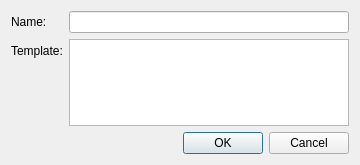
<?xml version="1.0" encoding="UTF-8"?>
<ui version="4.0">
 <class>pqRemoteCommandTemplateDialogForm</class>
 <widget class="QDialog" name="pqRemoteCommandTemplateDialogForm">
  <property name="geometry">
   <rect>
    <x>0</x>
    <y>0</y>
    <width>360</width>
    <height>165</height>
   </rect>
  </property>
  <property name="windowTitle">
   <string>Remote Command</string>
  </property>
  <layout class="QFormLayout" name="formLayout">
   <item row="0" column="0">
    <widget class="QLabel" name="label">
     <property name="text">
      <string>Name:</string>
     </property>
    </widget>
   </item>
   <item row="0" column="1">
    <widget class="QLineEdit" name="commandName">
     <property name="toolTip">
      <string/>
     </property>
    </widget>
   </item>
   <item row="1" column="0">
    <widget class="QLabel" name="label_2">
     <property name="text">
      <string>Template:</string>
     </property>
    </widget>
   </item>
   <item row="1" column="1">
    <widget class="QPlainTextEdit" name="commandTemplate">
     <property name="toolTip">
      <string/>
     </property>
    </widget>
   </item>
   <item row="2" column="0" colspan="2">
    <widget class="QDialogButtonBox" name="buttonBox">
     <property name="orientation">
      <enum>Qt::Horizontal</enum>
     </property>
     <property name="standardButtons">
      <set>QDialogButtonBox::Cancel|QDialogButtonBox::Ok</set>
     </property>
    </widget>
   </item>
  </layout>
 </widget>
 <resources/>
 <connections>
  <connection>
   <sender>buttonBox</sender>
   <signal>accepted()</signal>
   <receiver>pqRemoteCommandTemplateDialogForm</receiver>
   <slot>accept()</slot>
   <hints>
    <hint type="sourcelabel">
     <x>248</x>
     <y>254</y>
    </hint>
    <hint type="destinationlabel">
     <x>157</x>
     <y>274</y>
    </hint>
   </hints>
  </connection>
  <connection>
   <sender>buttonBox</sender>
   <signal>rejected()</signal>
   <receiver>pqRemoteCommandTemplateDialogForm</receiver>
   <slot>reject()</slot>
   <hints>
    <hint type="sourcelabel">
     <x>316</x>
     <y>260</y>
    </hint>
    <hint type="destinationlabel">
     <x>286</x>
     <y>274</y>
    </hint>
   </hints>
  </connection>
 </connections>
</ui>
